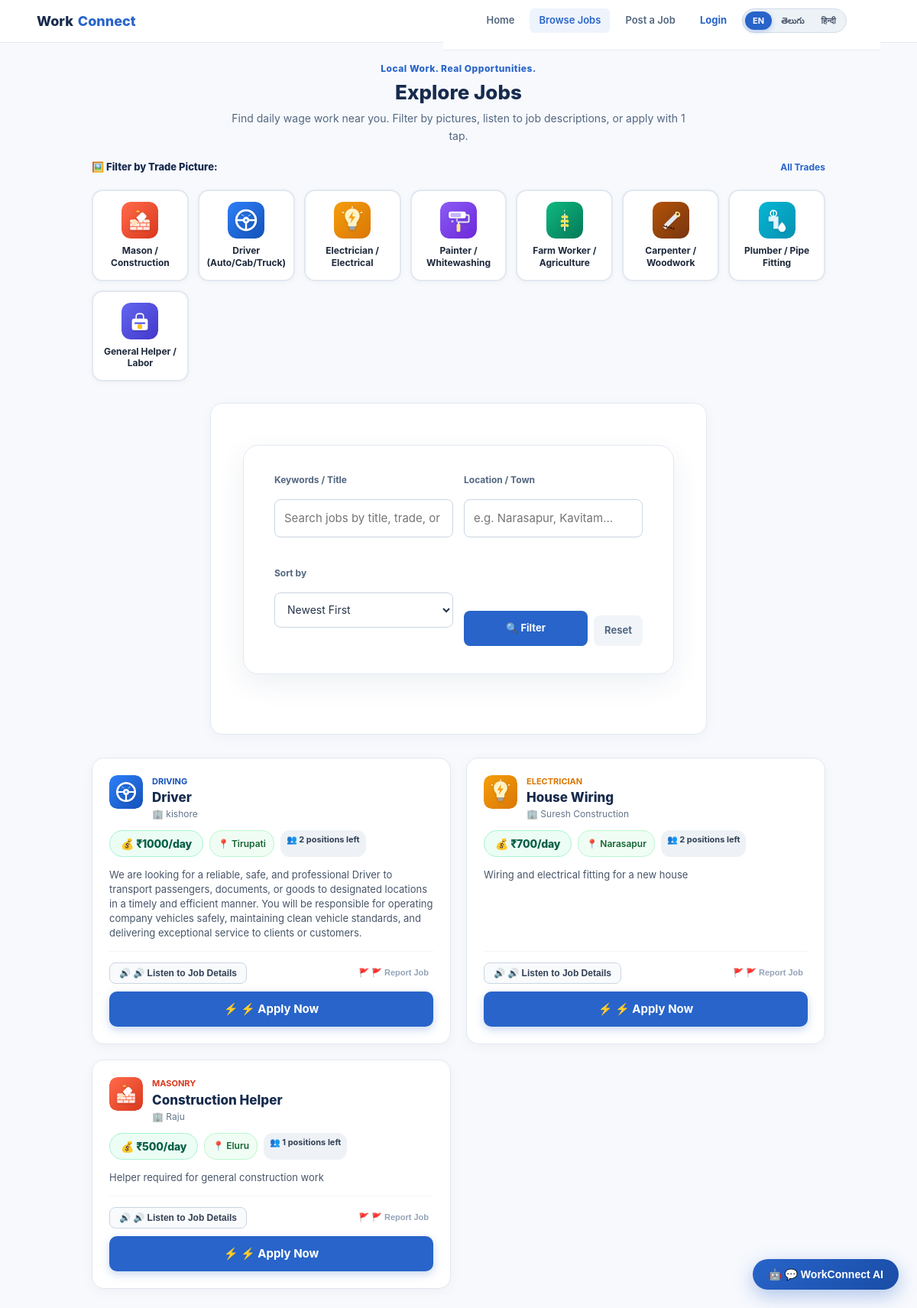
Page /jobs on the committed database.
### tables this page shows
CREATE TABLE jobs (
            id INTEGER PRIMARY KEY AUTOINCREMENT,
            employer_id INTEGER NOT NULL,
            title TEXT NOT NULL,
            skill_required TEXT NOT NULL,
            description TEXT NOT NULL,
            location TEXT NOT NULL,
            workers_needed INTEGER NOT NULL CHECK (workers_needed > 0),
            daily_wage INTEGER NOT NULL CHECK (daily_wage >= 0),
            status TEXT NOT NULL DEFAULT 'Open',
            created_at TEXT NOT NULL DEFAULT CURRENT_TIMESTAMP, positions_remaining INTEGER NOT NULL DEFAULT 1,
            FOREIGN KEY (employer_id) REFERENCES employers(id)
        );

CREATE TABLE employers (
            id INTEGER PRIMARY KEY AUTOINCREMENT,
            name TEXT NOT NULL,
            email TEXT NOT NULL UNIQUE,
            employer_type TEXT NOT NULL,
            location TEXT NOT NULL,
            created_at TEXT NOT NULL DEFAULT CURRENT_TIMESTAMP
        , password_hash TEXT, is_verified INTEGER NOT NULL DEFAULT 0);

### app.py (the view)
@app.route("/jobs")
def browse_jobs():
    search_query = request.args.get("q", "").strip()
    skill_filter = request.args.get("skill", "").strip()
    location_filter = request.args.get("location", "").strip()
    max_wage = request.args.get("max_wage", "").strip()
    worker_email = request.args.get("worker_email", "").strip().lower()
    if session.get("role") == "worker" and session.get("email"):
        worker_email = session["email"]
    sort_by = request.args.get("sort", "match" if worker_email else "newest").strip()
    jobs = get_all_jobs(
        status_filter="Open",
        search_query=search_query,
        skill_filter=skill_filter,
        location_filter=location_filter,
        max_wage=max_wage,
        worker_email=worker_email,
        sort_by=sort_by
    )
    worker = get_worker_by_email(worker_email) if worker_email else None
    current_worker_id = session.get("user_id") if session.get("role") == "worker" else None
    for j in jobs:
        trade_meta = get_trade_for_skill(j["skill_required"])
        j["trade_image"] = trade_meta["image"]
        j["trade_icon"] = trade_meta["icon"]
        j["trade_color"] = trade_meta["color"]
        j["trade_bg_tint"] = trade_meta["bg_tint"]
        j["is_saved"] = is_job_saved_by_worker(current_worker_id, j["id"]) if current_worker_id else False
    with sqlite3.connect(DATABASE_NAME) as connection:
        skills = [r[0] for r in connection.execute("SELECT DISTINCT skill_required FROM jobs WHERE status = 'Open' ORDER BY skill_required").fetchall()]
        locations = [r[0] for r in connection.execute("SELECT DISTINCT location FROM jobs WHERE status = 'Open' ORDER BY location").fetchall()]
    return render_template(
        "browse_jobs.html",
        jobs=jobs,
        worker=worker,
        worker_email=worker_email,
        search_query=search_query,
        skill_filter=skill_filter,
        location_filter=location_filter,
        max_wage=max_wage,
        sort_by=sort_by,
        available_skills=skills,
        available_locations=locations
    )

### app.py (called while the page is built)
@app.before_request
def setup_user_language():
    if "lang" not in session:
        cookie_lang = request.cookies.get("workconnect_lang")
        if cookie_lang in SUPPORTED_LANGUAGES:
            session["lang"] = cookie_lang
        else:
            session["lang"] = "en"

### trade_utils.py (called while the page is built)
def get_trade_for_skill(skill_text):
    if not skill_text:
        return TRADE_METADATA["helper"]
    text = str(skill_text).strip().lower()
    for trade_key, data in TRADE_METADATA.items():
        if trade_key == text:
            return data
        for kw in data["keywords"]:
            if kw.lower() in text or text in kw.lower():
                return data
    return TRADE_METADATA["helper"]

def get_all_trades_list(lang="en"):
    result = []
    name_field = f"name_{lang}" if lang in ("en", "te", "hi") else "name_en"
    for key, data in TRADE_METADATA.items():
        result.append({
            "key": key,
            "name": data.get(name_field, data["name_en"]),
            "icon": data["icon"],
            "image": data["image"],
            "color": data["color"],
            "bg_tint": data["bg_tint"]
        })
    return result

### translations.py (called while the page is built)
def get_translation(key, lang="en", default=None):
    lang = lang if lang in SUPPORTED_LANGUAGES else "en"
    trans = TRANSLATIONS.get(lang, TRANSLATIONS["en"])
    if key in trans:
        return trans[key]
    return TRANSLATIONS["en"].get(key, default or key)

### templates/browse_jobs.html (shortened to what this page needs)
<!DOCTYPE html>
<html lang="{{ active_lang }}">
<head>
    <link rel="stylesheet" href="{{ url_for('static', filename='css/style.css') }}">
</head>
<body class="jobs-page" style="background: #f7f9fd;">
    <header class="site-nav">
        <a href="{{ url_for('home') }}" class="site-brand">
            Work<span>Connect</span>
        </a>
        <nav class="site-links">
            <a href="{{ url_for('home') }}" class="site-link">{{ t('nav_home') }}</a>
            <a href="{{ url_for('browse_jobs') }}" class="site-link active">{{ t('nav_browse_jobs') }}</a>
            {% if user_role == 'employer' %}
                <a href="{{ url_for('post_job') }}" class="site-link">{{ t('nav_post_job') }}</a>
                <a href="{{ url_for('employer_dashboard') }}" class="site-link">{{ t('nav_employer_dashboard') }}</a>
            {% elif user_role == 'worker' %}
                <a href="{{ url_for('worker_dashboard') }}" class="site-link">{{ t('nav_worker_dashboard') }}</a>
            {% else %}
                <a href="{{ url_for('post_job') }}" class="site-link">{{ t('nav_post_job') }}</a>
                <a href="{{ url_for('login') }}" class="site-link" style="color: #2864c9; font-weight: 700;">{{ t('nav_login') }}</a>
            {% endif %}
            <div class="lang-selector">
                <a href="{{ url_for('set_language', lang_code='en') }}" class="lang-btn {% if active_lang == 'en' %}active{% endif %}">EN</a>
                <a href="{{ url_for('set_language', lang_code='te') }}" class="lang-btn {% if active_lang == 'te' %}active{% endif %}">తెలుగు</a>
                <a href="{{ url_for('set_language', lang_code='hi') }}" class="lang-btn {% if active_lang == 'hi' %}active{% endif %}">हिन्दी</a>
            </div>
        </nav>
    </header>
    <main class="jobs-main" style="max-width: 1100px; margin: 0 auto; padding: 25px 20px;">
        <header class="jobs-heading" style="text-align: center; margin-bottom: 20px;">
            <p class="jobs-eyebrow" style="color: #2864c9; font-weight: 800; font-size: 12px; letter-spacing: 0.5px; margin-bottom: 6px;">
                {{ t('tagline') }}
            </p>
            <h1 style="font-size: 26px; font-weight: 850; color: #172b4d; margin: 0 0 8px 0;">
                {{ t('hero_explore_jobs') }}
            </h1>
            <p style="font-size: 14px; color: #536780; max-width: 600px; margin: 0 auto;">
                Find daily wage work near you. Filter by pictures, listen to job descriptions, or apply with 1 tap.
            </p>
        </header>
        <section style="margin-bottom: 25px;">
            <div style="display: flex; justify-content: space-between; align-items: center; margin-bottom: 10px;">
                <label style="font-size: 13px; font-weight: 800; color: #172b4d; display: flex; align-items: center; gap: 6px;">
                    🖼️ {{ t('filter_by_trade') }}:
                </label>
                <a href="{{ url_for('browse_jobs') }}" style="font-size: 12px; font-weight: 700; color: #2864c9; text-decoration: none;">
                    {{ t('all_trades') }}
                </a>
            </div>
            <div class="trade-cards-gallery">
                {% for trade in available_trades %}
                    <a href="{{ url_for('browse_jobs', skill=trade.key) }}" class="trade-card-btn {% if skill_filter == trade.key %}active{% endif %}">
                        <img src="{{ url_for('static', filename=trade.image) }}" alt="{{ trade.name }}" class="trade-card-img">
                        <span class="trade-card-title">{{ trade.name }}</span>
                    </a>
                {% endfor %}
            </div>
        </section>
        <section class="dashboard-panel" style="margin-bottom: 30px; background: #ffffff; border-radius: 16px; padding: 22px; box-shadow: 0 4px 18px rgba(25, 45, 75, 0.04); border: 1px solid #e3eaf2;">
            <form action="{{ url_for('browse_jobs') }}" method="GET" style="display: grid; grid-template-columns: repeat(auto-fit, minmax(200px, 1fr)); gap: 14px;">
                <div class="dashboard-field">
                    <label style="font-weight: 700; font-size: 12px; color: #536780;">Keywords / Title</label>
                    <input name="q" type="text" placeholder="{{ t('search_placeholder') }}" value="{{ search_query }}" style="width: 100%; padding: 9px 12px; border: 1px solid #cbd5e1; border-radius: 8px;">
                </div>
                <div class="dashboard-field">
                    <label style="font-weight: 700; font-size: 12px; color: #536780;">Location / Town</label>
                    <input name="location" type="text" placeholder="e.g. Narasapur, Kavitam..." value="{{ location_filter }}" style="width: 100%; padding: 9px 12px; border: 1px solid #cbd5e1; border-radius: 8px;">
                </div>
                <div class="dashboard-field">
                    <label style="font-weight: 700; font-size: 12px; color: #536780;">{{ t('sort_by') }}</label>
                    <select name="sort" style="width: 100%; padding: 9px 12px; border: 1px solid #cbd5e1; border-radius: 8px;">
                        <option value="newest" {% if sort_by == 'newest' %}selected{% endif %}>{{ t('sort_newest') }}</option>
                    </select>
                </div>
                <div style="display: flex; gap: 8px; align-items: flex-end;">
                    <button type="submit" class="dashboard-button" style="padding: 10px 18px; background: #2864c9; color: #ffffff; border: none; border-radius: 8px; font-weight: 700; cursor: pointer; flex: 1;">
                        🔍 {{ t('filter_button') }}
                    </button>
                    <a href="{{ url_for('browse_jobs') }}" style="padding: 10px 14px; background: #f1f5f9; color: #536780; border-radius: 8px; font-weight: 700; font-size: 13px; text-decoration: none;">
                        {{ t('reset_filters') }}
                    </a>
                </div>
            </form>
        </section>
        {% if jobs %}
            <div style="display: grid; grid-template-columns: repeat(auto-fill, minmax(330px, 1fr)); gap: 20px;">
                {% for job in jobs %}
                    <article class="jobs-card-modern" id="job-{{ job.id }}">
                        <div>
                            <div style="display: flex; gap: 12px; align-items: flex-start; margin-bottom: 12px;">
                                <img src="{{ url_for('static', filename=job.trade_image) }}" alt="{{ job.skill_required }}" class="job-trade-thumb">
                                <div style="flex: 1;">
                                    <div style="display: flex; justify-content: space-between; align-items: center; margin-bottom: 2px;">
                                        <span style="font-size: 11px; font-weight: 700; color: {{ job.trade_color }}; text-transform: uppercase;">
                                            {{ job.skill_required }}
                                        </span>
                                    </div>
                                    <h2 style="font-size: 17px; font-weight: 800; color: #172b4d; margin: 0; line-height: 1.3;">
                                        <a href="{{ url_for('job_details', job_id=job.id) }}" style="color: inherit; text-decoration: none;">
                                            {{ job["title"] }}
                                        </a>
                                    </h2>
                                    <div style="font-size: 12px; color: #64748b; margin-top: 2px;">
                                        🏢 {{ job["employer_name"] }}
                                    </div>
                                </div>
                            </div>
                            <div style="display: flex; gap: 8px; flex-wrap: wrap; margin-bottom: 14px;">
                                <span class="wage-badge">
                                    💰 ₹{{ job["daily_wage"] }}/day
                                </span>
                                <span class="locality-badge">
                                    📍 {{ job["location"] }}
                                </span>
                                <span style="background: #eef2f6; color: #334155; font-size: 11px; font-weight: 700; padding: 4px 8px; border-radius: 12px;">
                                    👥 {{ job["positions_remaining"] }} {{ t('positions_left') }}
                                </span>
                            </div>
                            <p style="font-size: 13px; color: #475569; margin: 0 0 14px 0; line-height: 1.45;">
                                {{ job["description"] }}
                            </p>
                        </div>
                        <div style="border-top: 1px solid #f1f5f9; padding-top: 14px; display: flex; flex-direction: column; gap: 10px;">
                            <div style="display: flex; justify-content: space-between; align-items: center;">
                                <button type="button" class="btn-audio-speak"
                                        data-title="{{ job.title }}"
                                        data-employer="{{ job.employer_name }}"
                                        data-wage="{{ job.daily_wage }}"
                                        data-location="{{ job.location }}"
                                        data-desc="{{ job.description }}"
                                        onclick="playJobAudioFromBtn(this)">
                                    🔊 {{ t('listen_job') }}
                                </button>
                                <button type="button"
                                        data-target-type="job"
                                        data-target-id="{{ job.id }}"
                                        data-title="{{ job.title }}"
                                        onclick="openReportModalFromBtn(this)"
                                        style="background: none; border: none; font-size: 11px; font-weight: 700; color: #94a3b8; cursor: pointer;">
                                    🚩 {{ t('report_job') }}
                                </button>
                            </div>
                            {% if job["positions_remaining"] > 0 %}
                                <a href="{{ url_for('apply_job', job_id=job.id) }}" class="btn-apply-big">
                                    ⚡ {{ t('apply_now') }}
                                </a>
                            {% else %}
                                <button class="btn-apply-big disabled" disabled>
                                    {{ t('job_filled') }}
                                </button>
                            {% endif %}
                        </div>
                    </article>
                {% endfor %}
            </div>
        {% endif %}
    </main>
    <button class="floating-ai-btn" onclick="toggleAIChat()" title="Ask WorkConnect Assistant">
        🤖 {{ t('ai_assistant_btn') }}
    </button>
</body>
</html>

### templates/browse_jobs.html (style rules this page uses)
.site-nav { background: #ffffff; border-bottom: 1px solid #e3eaf2; padding: 0 4%; height: 56px; display: flex; align-items: center; justify-content: space-between; position: sticky; top: 0; z-index: 100; }
.site-brand { font-size: 18px; font-weight: 800; color: #172b4d; text-decoration: none; display: flex; align-items: center; gap: 6px; }
.site-brand span { color: #2864c9; }
.site-links { display: flex; gap: 8px; align-items: center; flex-wrap: wrap; }
.site-link { padding: 6px 12px; border-radius: 6px; font-size: 13px; font-weight: 600; color: #536780; text-decoration: none; transition: all 0.15s ease; }
.site-link:hover, .site-link.active { color: #2864c9; background: #eef4fc; }
.jobs-card-modern { background: #ffffff; border: 1px solid #e2e8f0; border-radius: 16px; padding: 22px; box-shadow: 0 4px 16px rgba(15, 23, 42, 0.04); display: flex; flex-direction: column; justify-content: space-between; position: relative; transition: transform 0.2s ease, box-shadow 0.2s ease; }

### rows in the picture
jobs: shows a picture, skill_required "DRIVING", title "Driver", employer_name "kishore", daily_wage "1000", location "Tirupati", positions_remaining "2", t "positions left", description "We are looking for a reliable, safe, and professional Driver to transport passengers, documents, or goods to designated locations in a timely and efficient manner. You will be responsible for operating company vehicles safely, maintaining clean vehicle standards, and delivering exceptional service to clients or customers.", t "🔊 Listen to Job Details", t "🚩 Report Job", t "⚡ Apply Now"
jobs: shows a picture, skill_required "ELECTRICIAN", title "House Wiring", employer_name "Suresh Construction", daily_wage "700", location "Narasapur", positions_remaining "2", t "positions left", description "Wiring and electrical fitting for a new house", t "🔊 Listen to Job Details", t "🚩 Report Job", t "⚡ Apply Now"
jobs: shows a picture, skill_required "MASONRY", title "Construction Helper", employer_name "Raju", daily_wage "500", location "Eluru", positions_remaining "1", t "positions left", description "Helper required for general construction work", t "🔊 Listen to Job Details", t "🚩 Report Job", t "⚡ Apply Now"

### other values in the picture
{{ t('nav_home') }} "Home"
{{ t('nav_browse_jobs') }} "Browse Jobs"
{{ t('nav_post_job') }} "Post a Job"
{{ t('nav_login') }} "Login"
{{ t('tagline') }} "Local Work. Real Opportunities."
{{ t('hero_explore_jobs') }} "Explore Jobs"
{{ t('filter_by_trade') }} "Filter by Trade Picture"
{{ t('all_trades') }} "All Trades"
{{ trade.name }} "Mason / Construction" "Driver (Auto/Cab/Truck)" "Electrician / Electrical" "Painter / Whitewashing" "Farm Worker / Agriculture" "Carpenter / Woodwork" "Plumber / Pipe Fitting" "General Helper / Labor"
{{ t('sort_by') }} "Sort by"
{{ t('filter_button') }} "Filter"
{{ t('reset_filters') }} "Reset"
{{ t('ai_assistant_btn') }} "💬 WorkConnect AI"
form field sort "Newest First"
